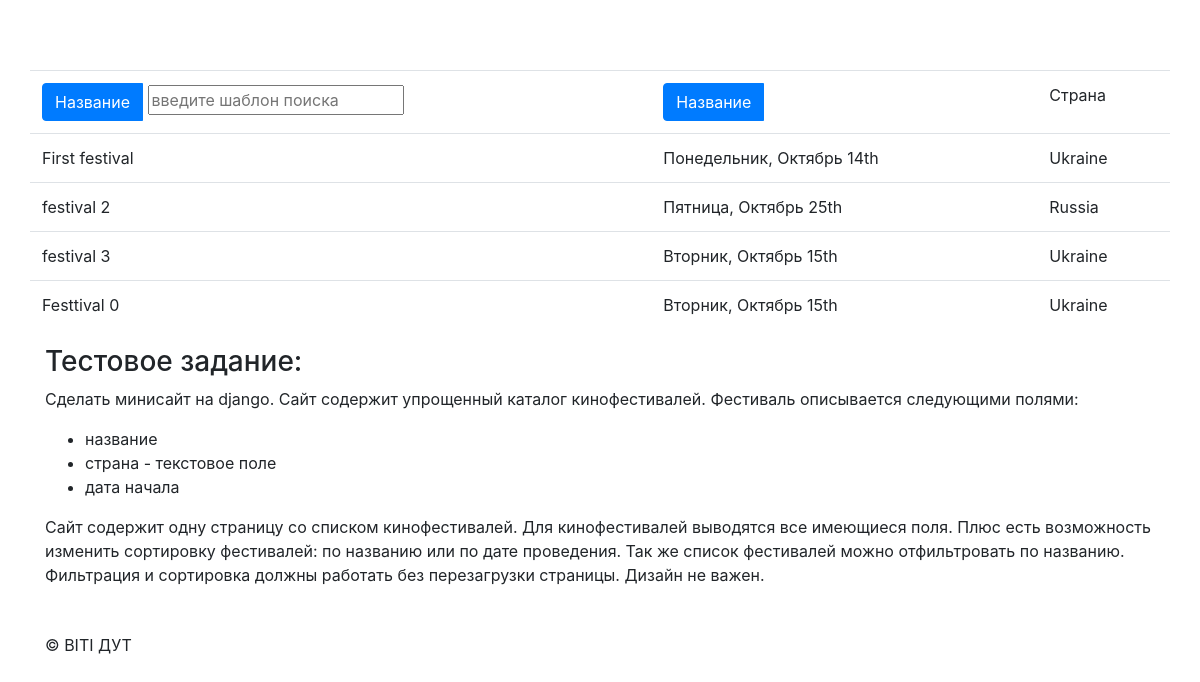
The page / on the database its author committed.
### filmsFestivals/models.py (models this page shows)
class Festival(models.Model):
	name = models.CharField(max_length=128, verbose_name=u'Название')
	country = models.ForeignKey('Country', verbose_name=u'Страна')
	date_of_start = models.DateField(blank=True, default=date.today())

class Country(models.Model):
	name = models.CharField(max_length=32, verbose_name=u'Название')
	def __unicode__(self):
		return self.name

### filmsFestivals/views.py (the view, shortened to what this page needs)
# urls.py: url(r'^$', orderedFestivals),
def orderedFestivals(request):
	festivals = None
	festivals = Festival.objects.all()
	return render_to_response(
			"index.html",
			{"object_list": festivals},
			context_instance=RequestContext(request)
		)

### templates/index.html (shortened to what this page needs)
<!DOCTYPE html>
<html lang="en">
  <head>
  {% load staticfiles %}
  {% load static %}
  {% load bootstrap_toolkit %}
    <link href="{{ STATIC_URL }}bootstrap/css/bootstrap.css" rel="stylesheet">
    <link href="{{ STATIC_URL }}offcanvas.css" rel="stylesheet">
  </head>
  <body>
    <div class="container">
      <div class="row row-offcanvas row-offcanvas-right">
          {% block content %}
          	<table class="table table-condensed">
            <thead>
              <tr>
                <td>
                  <div class="btn-group">
                    <a href="#" class="btn btn-primary btn-mini gropdown-toggle" data-toggle="dropdown">Название
                    </a>
                  </div>
                    <input id="filterText" type="text" placeholder="введите шаблон поиска">
                </td>
                <td>
                  <div class="btn-group">
                    <a href="#" class="btn btn-primary btn-mini gropdown-toggle" data-toggle="dropdown">Название
                    </a>
                  </div>
                </td>
                <td>Страна</td>
              </tr>
              </thead>
                  {% include "object_list.html" %}
          	</table>
          {% endblock %}
      </div>
	<h3>Тестовое задание:</h3>
	<p>Сделать минисайт на django. Сайт содержит упрощенный каталог кинофестивалей. Фестиваль описывается следующими полями:</p>
	<ul>
		<li>название</li>
		<li>страна - текстовое поле</li>
		<li>дата начала</li>
	</ul>
	<p>Сайт содержит одну страницу со списком кинофестивалей. Для кинофестивалей выводятся все имеющиеся поля. Плюс есть возможность изменить сортировку фестивалей: по названию или по дате проведения. Так же список фестивалей можно отфильтровать по названию. Фильтрация и сортировка должны работать без перезагрузки страницы. Дизайн не важен.</p>
      <footer>
        <p>&copy; ВІТІ ДУТ</p>
      </footer>
    </div>
  </body>
</html>

### templates/object_list.html
<tbody id="object-list">
	{% for festival in object_list %}
	    <tr>
	      <td>{{ festival.name }}</td>
	      <td>{{ festival.date_of_start|date:"l, F jS" }} </td>
	      <td>{{ festival.country }} </td>
	   	</tr>
	{% endfor %}
</tbody>

### templates/static/offcanvas.css (style rules this page uses)
html { overflow-x: hidden; }
body { padding-top: 70px; }
footer { padding: 30px 0; }

### rows shown on the page
Festival: name "First festival", date_of_start "Понедельник, Октябрь 14th", country "Ukraine"
Festival: name "festival 2", date_of_start "Пятница, Октябрь 25th", country "Russia"
Festival: name "festival 3", date_of_start "Вторник, Октябрь 15th", country "Ukraine"
Festival: name "Festtival 0", date_of_start "Вторник, Октябрь 15th", country "Ukraine"
